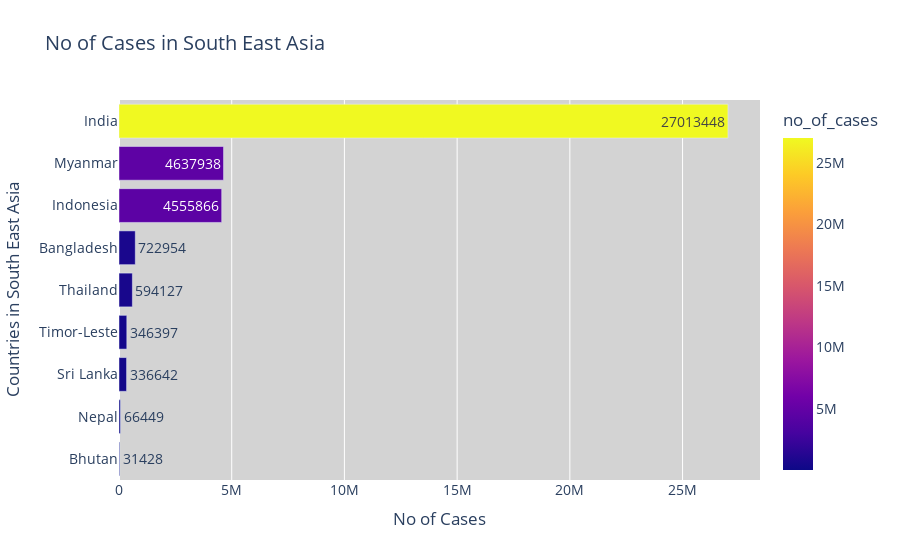
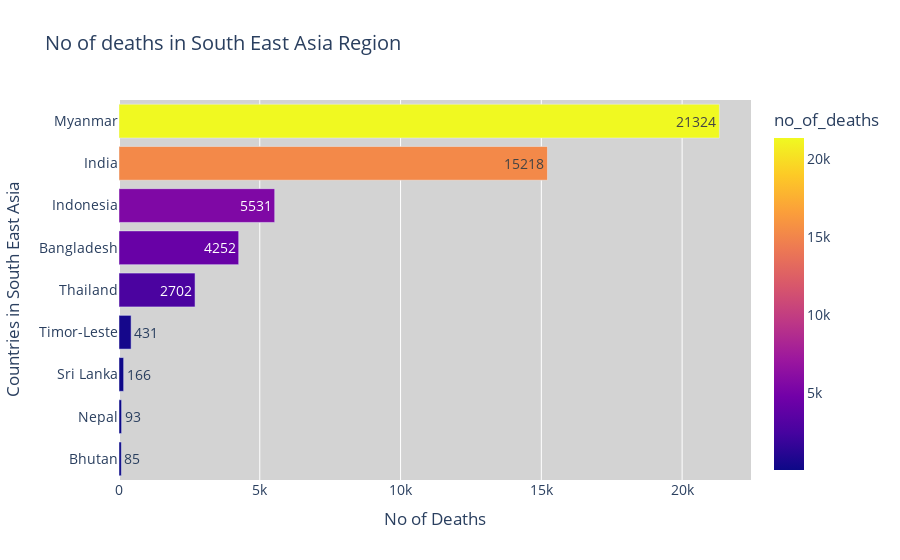

Notebook code for these charts, in order:
### Code cell
fig = px.bar(sea_country.sort_values(ascending=False, by="no_of_cases")[::-1], y="country", x='no_of_cases', title="No of Cases in South East Asia Region", 
             color='no_of_cases', text='no_of_cases')

# Customize the layout
fig.update_layout(
    title="No of Cases in South East Asia",
    xaxis_title="No of Cases",
    yaxis_title="Countries in South East Asia",
    font=dict(size=14),
    showlegend=False,
    hoverlabel=dict(font_size=16),
    plot_bgcolor='lightgray'
)

fig.show()


fig = px.bar(sea_country.sort_values(ascending=False, by="no_of_deaths")[::-1], y="country", x='no_of_deaths', title="No of Cases in South East Asia Region", 
             color='no_of_deaths', text='no_of_deaths')

# Customize the layout
fig.update_layout(
    title="No of deaths in South East Asia Region",
    xaxis_title="No of Deaths",
    yaxis_title="Countries in South East Asia",
    font=dict(size=14),
    showlegend=False,
    hoverlabel=dict(font_size=16),
    plot_bgcolor='lightgray'
)

fig.show()

### Figure 1 — Plotly figure (JSON) as saved in the notebook; plotly's stock layout.template omitted (floating-point values rounded to 4 significant figures)
{"data": [{"alignmentgroup": "True", "hovertemplate": "no_of_cases=%{marker.color}<br>country=%{y}<extra></extra>", "legendgroup": "", "marker": {"color": [31428, 66449, 336642, 346397, 594127, 722954, 4555866, 4637938, 27013448], "coloraxis": "coloraxis", "pattern": {"shape": ""}}, "name": "", "offsetgroup": "", "orientation": "h", "showlegend": false, "text": [31428, 66449, 336642, 346397, 594127, 722954, 4555866, 4637938, 27013448], "textposition": "auto", "type": "bar", "x": [31428, 66449, 336642, 346397, 594127, 722954, 4555866, 4637938, 27013448], "xaxis": "x", "y": ["Bhutan", "Nepal", "Sri Lanka", "Timor-Leste", "Thailand", "Bangladesh", "Indonesia", "Myanmar", "India"], "yaxis": "y"}], "layout": {"autosize": true, "barmode": "relative", "coloraxis": {"colorbar": {"title": {"text": "no_of_cases"}}, "colorscale": [[0, "#0d0887"], [0.1111, "#46039f"], [0.2222, "#7201a8"], [0.3333, "#9c179e"], [0.4444, "#bd3786"], [0.5556, "#d8576b"], [0.6667, "#ed7953"], [0.7778, "#fb9f3a"], [0.8889, "#fdca26"], [1, "#f0f921"]]}, "font": {"size": 14}, "hoverlabel": {"font": {"size": 16}}, "legend": {"tracegroupgap": 0}, "plot_bgcolor": "lightgray", "showlegend": false, "title": {"text": "No of Cases in South East Asia"}, "xaxis": {"anchor": "y", "autorange": true, "domain": [0, 1], "range": [0, 28440000.0], "title": {"text": "No of Cases"}, "type": "linear"}, "yaxis": {"anchor": "x", "autorange": true, "domain": [0, 1], "range": [-0.5, 8.5], "title": {"text": "Countries in South East Asia"}, "type": "category"}}}

### Figure 2 — Plotly figure (JSON) as saved in the notebook; plotly's stock layout.template omitted (floating-point values rounded to 4 significant figures)
{"data": [{"alignmentgroup": "True", "hovertemplate": "no_of_deaths=%{marker.color}<br>country=%{y}<extra></extra>", "legendgroup": "", "marker": {"color": [85, 93, 166, 431, 2702, 4252, 5531, 15218, 21324], "coloraxis": "coloraxis", "pattern": {"shape": ""}}, "name": "", "offsetgroup": "", "orientation": "h", "showlegend": false, "text": [85, 93, 166, 431, 2702, 4252, 5531, 15218, 21324], "textposition": "auto", "type": "bar", "x": [85, 93, 166, 431, 2702, 4252, 5531, 15218, 21324], "xaxis": "x", "y": ["Bhutan", "Nepal", "Sri Lanka", "Timor-Leste", "Thailand", "Bangladesh", "Indonesia", "India", "Myanmar"], "yaxis": "y"}], "layout": {"autosize": true, "barmode": "relative", "coloraxis": {"colorbar": {"title": {"text": "no_of_deaths"}}, "colorscale": [[0, "#0d0887"], [0.1111, "#46039f"], [0.2222, "#7201a8"], [0.3333, "#9c179e"], [0.4444, "#bd3786"], [0.5556, "#d8576b"], [0.6667, "#ed7953"], [0.7778, "#fb9f3a"], [0.8889, "#fdca26"], [1, "#f0f921"]]}, "font": {"size": 14}, "hoverlabel": {"font": {"size": 16}}, "legend": {"tracegroupgap": 0}, "plot_bgcolor": "lightgray", "showlegend": false, "title": {"text": "No of deaths in South East Asia Region"}, "xaxis": {"anchor": "y", "autorange": true, "domain": [0, 1], "range": [0, 22450.0], "title": {"text": "No of Deaths"}, "type": "linear"}, "yaxis": {"anchor": "x", "autorange": true, "domain": [0, 1], "range": [-0.5, 8.5], "title": {"text": "Countries in South East Asia"}, "type": "category"}}}
